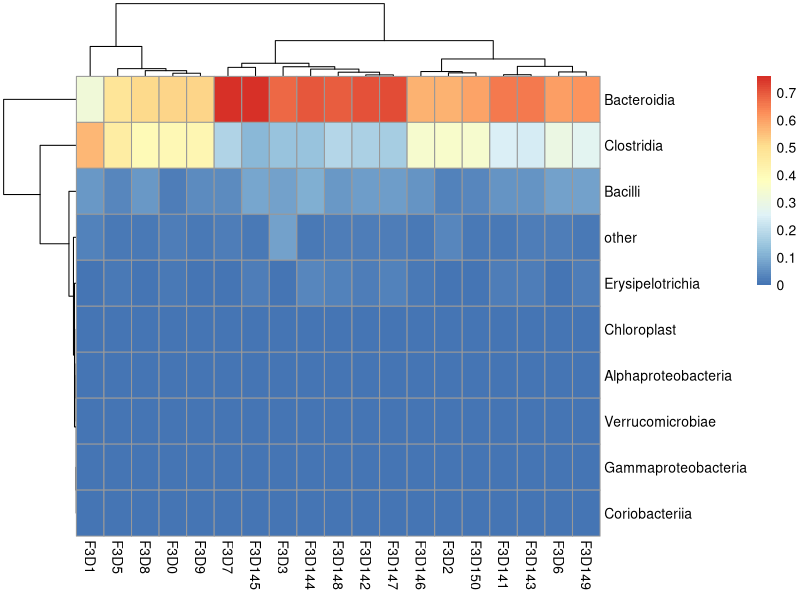
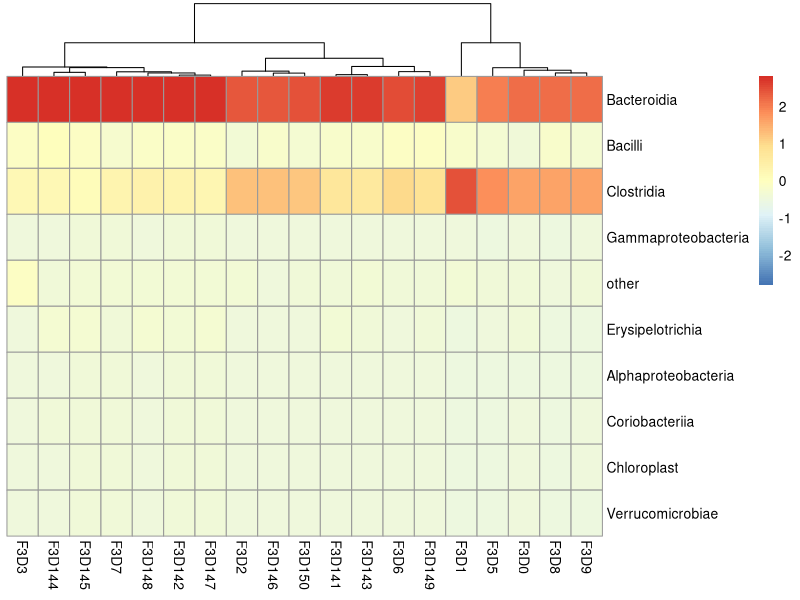
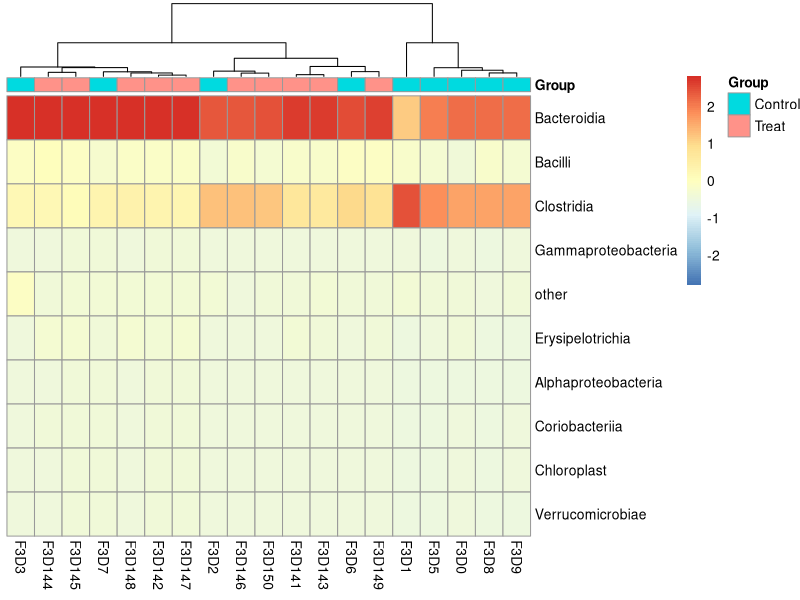
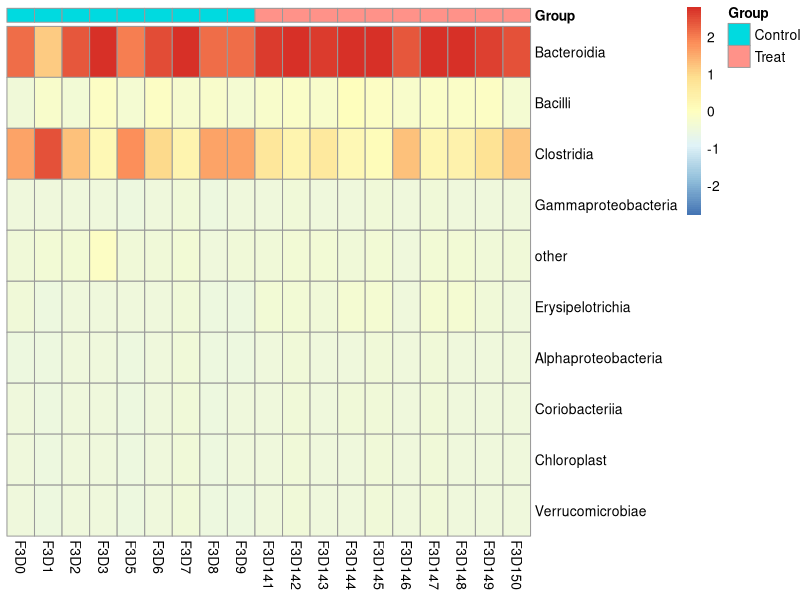

These figures' R source, in order:
data<-read.csv('re_class.csv', header=T,row.names = 1) 
group<-read.csv('design.csv',header = T)


annotation_col <- data.frame(Group=factor(group$group))
rownames(annotation_col) <- group$names
library(pheatmap)
pheatmap(head(data,n=10))
pheatmap(head(data,n=30),scale='column',cluster_rows = F)
pheatmap(head(data,n=30),scale='column',cluster_rows = F,annotation_col=annotation_col)
pheatmap(head(data,n=30),scale='column',cluster_rows = F,cluster_cols = F,annotation_col=annotation_col)
